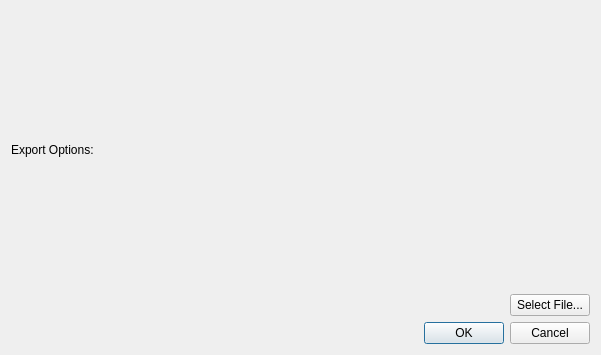
<?xml version="1.0" encoding="UTF-8"?>
<ui version="4.0">
 <class>ExportDialog</class>
 <widget class="QDialog" name="ExportDialog">
  <property name="geometry">
   <rect>
    <x>0</x>
    <y>0</y>
    <width>601</width>
    <height>355</height>
   </rect>
  </property>
  <property name="windowTitle">
   <string>Dialog</string>
  </property>
  <layout class="QVBoxLayout" name="verticalLayout">
   <item>
    <spacer name="verticalSpacer">
     <property name="orientation">
      <enum>Qt::Vertical</enum>
     </property>
     <property name="sizeHint" stdset="0">
      <size>
       <width>20</width>
       <height>40</height>
      </size>
     </property>
    </spacer>
   </item>
   <item>
    <widget class="QLabel" name="label">
     <property name="text">
      <string>Export Options:</string>
     </property>
    </widget>
   </item>
   <item>
    <spacer name="verticalSpacer_2">
     <property name="orientation">
      <enum>Qt::Vertical</enum>
     </property>
     <property name="sizeHint" stdset="0">
      <size>
       <width>20</width>
       <height>40</height>
      </size>
     </property>
    </spacer>
   </item>
   <item>
    <layout class="QHBoxLayout" name="horizontalLayout">
     <property name="topMargin">
      <number>0</number>
     </property>
     <item>
      <spacer name="horizontalSpacer">
       <property name="orientation">
        <enum>Qt::Horizontal</enum>
       </property>
       <property name="sizeHint" stdset="0">
        <size>
         <width>40</width>
         <height>20</height>
        </size>
       </property>
      </spacer>
     </item>
     <item>
      <widget class="QLabel" name="labelFile">
       <property name="text">
        <string>&lt;filename&gt;</string>
       </property>
      </widget>
     </item>
     <item>
      <widget class="QPushButton" name="buttonFile">
       <property name="text">
        <string>Select File...</string>
       </property>
      </widget>
     </item>
    </layout>
   </item>
   <item>
    <widget class="QDialogButtonBox" name="buttonBox">
     <property name="orientation">
      <enum>Qt::Horizontal</enum>
     </property>
     <property name="standardButtons">
      <set>QDialogButtonBox::Cancel|QDialogButtonBox::Ok</set>
     </property>
    </widget>
   </item>
  </layout>
 </widget>
 <resources/>
 <connections>
  <connection>
   <sender>buttonBox</sender>
   <signal>accepted()</signal>
   <receiver>ExportDialog</receiver>
   <slot>accept()</slot>
   <hints>
    <hint type="sourcelabel">
     <x>248</x>
     <y>254</y>
    </hint>
    <hint type="destinationlabel">
     <x>157</x>
     <y>274</y>
    </hint>
   </hints>
  </connection>
  <connection>
   <sender>buttonBox</sender>
   <signal>rejected()</signal>
   <receiver>ExportDialog</receiver>
   <slot>reject()</slot>
   <hints>
    <hint type="sourcelabel">
     <x>316</x>
     <y>260</y>
    </hint>
    <hint type="destinationlabel">
     <x>286</x>
     <y>274</y>
    </hint>
   </hints>
  </connection>
 </connections>
</ui>
